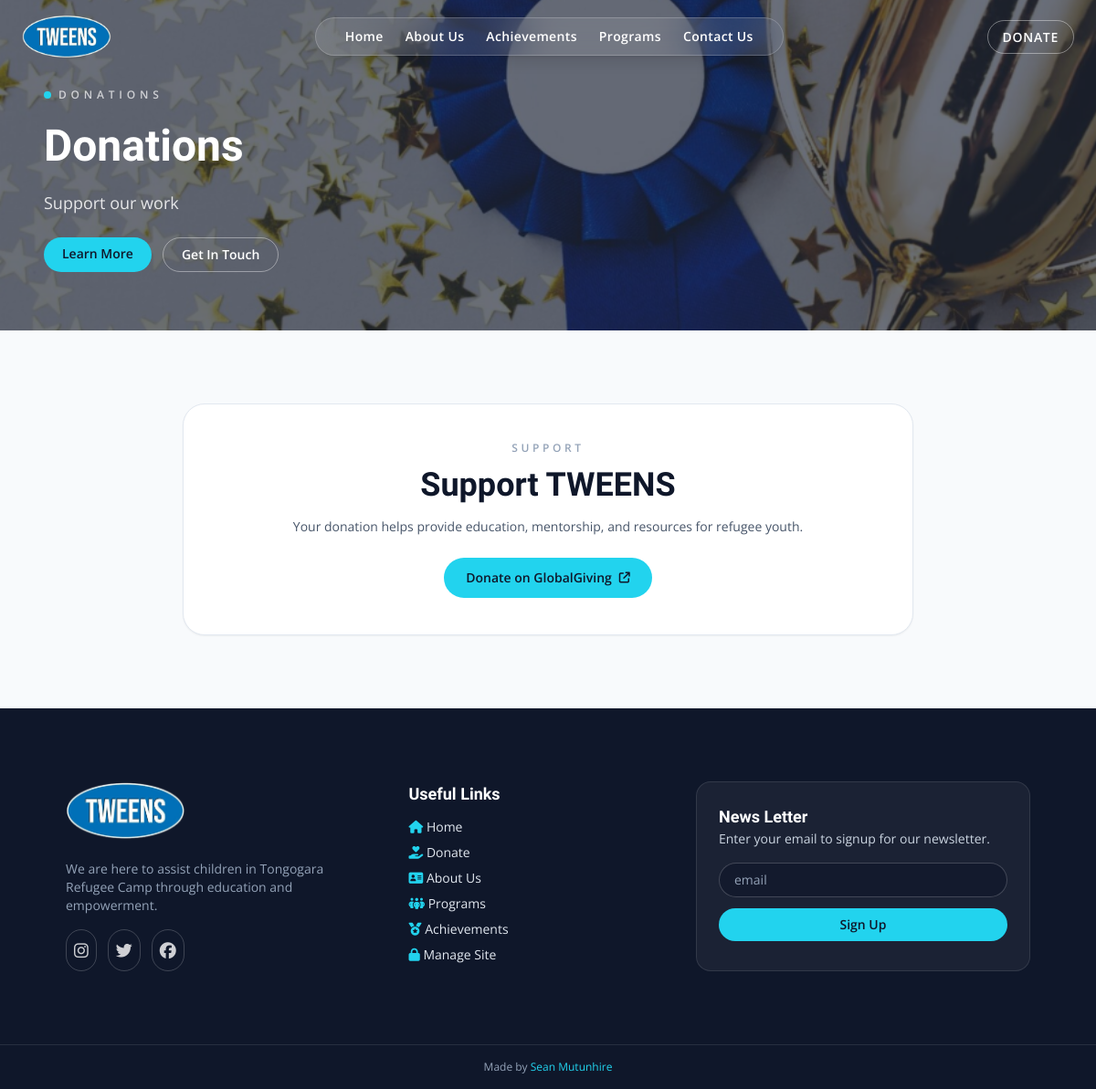
/donations, run on the app's committed database.
### flask_app/models.py (models this page shows)
class SiteContent(db.Model):
    __tablename__ = "site_content_table"
    __table_args__ = (
        UniqueConstraint("page", "section", "field", name="uq_site_content_key"),
    )
    id = db.Column(db.Integer, primary_key=True)
    page = db.Column(db.String(100), nullable=False)
    section = db.Column(db.String(100), nullable=False)
    field = db.Column(db.String(100), nullable=False)
    value = db.Column(db.Text, nullable=False)
    updated_at = db.Column(db.DateTime, nullable=False, default=datetime.utcnow, onupdate=datetime.utcnow)

### flask_app/app.py (the view)
@app.get("/donations")
def donations():
    return render_template("donations.html", page_content=get_page_content("donations"), file_js="")

### flask_app/app.py (called while the page is built)
def get_page_content(page: str) -> dict[str, dict[str, str]]:
    defaults = SITE_CONTENT_DEFAULTS.get(page, {})
    content = {section: dict(fields) for section, fields in defaults.items()}
    rows = SiteContent.query.filter_by(page=page).all()
    for row in rows:
        content.setdefault(row.section, {})[row.field] = row.value
    return content

@app.context_processor
def inject_global_site_content():
    global_content = get_page_content("global")
    return {
        "global_content": global_content.get("branding", {}),
        "footer_content": global_content.get("footer", {}),
        "current_endpoint": request.endpoint,
    }

### flask_app/templates/donations.html
{% set title = 'Donations' %}
{% set file_css = '' %}
{% set bg_image_url = page_content.hero.background_image %}
{% set topic = page_content.hero.topic %}
{% set caption = page_content.hero.caption %}
{% include 'components/hero.html' %}
<section class="mx-auto max-w-4xl px-6 py-16 md:px-8 md:py-20 lg:px-12">
    <div class="rounded-3xl border border-slate-200 bg-white p-10 text-center shadow-sm">
        <p class="text-xs font-semibold uppercase tracking-[0.3em] text-slate-400">Support</p>
        <h1 class="mt-3 text-4xl font-semibold text-slate-900">{{ page_content.overview.title }}</h1>
        <p class="mt-4 text-sm text-slate-600">{{ page_content.overview.body }}</p>
        <div class="mt-6">
            <a href="{{ global_content.get('donate_url', 'https://www.globalgiving.org/projects/transformative-education-for-refugees-in-zimbabwe/') }}" target="_blank" class="inline-flex items-center gap-2 rounded-full bg-brand-aqua px-6 py-3 text-sm font-semibold text-slate-900 transition hover:brightness-110">
                {{ page_content.overview.button }}
                <i class="fa-solid fa-arrow-up-right-from-square text-xs"></i>
            </a>
        </div>
    </div>
</section>
{% include 'components/footer.html' %}

### flask_app/templates/components/hero.html (shortened to what this page needs)
<!DOCTYPE html>
<html lang="en">
<head>
    <link rel="stylesheet" href="{{ url_for('static', filename='css/tailwind.css') }}">
    <link rel="stylesheet" href="https://cdnjs.cloudflare.com/ajax/libs/font-awesome/6.7.2/css/all.min.css" />
</head>
<body>
    <div class="nav-banner fixed inset-x-0 top-0 z-50 flex items-center justify-between px-6 py-4 transition-all duration-500">
        <div class="logo flex items-center gap-3">
            <a href="{{ url_for('home') }}" class="inline-flex items-center gap-3">
                <img src="{{ url_for('static', filename=global_content.get('logo_image', 'images/logo.png')) }}" alt="Logo" class="h-12 object-cover">
            </a>
        </div>
        <nav class="hidden md:flex md:items-center md:gap-6 md:rounded-full md:bg-white/10 md:backdrop-blur-xl md:px-8 md:py-2.5 md:border md:border-white/20 md:shadow-lg">
            <a href="{{ url_for('home') }}" class="text-sm font-semibold tracking-wide transition-colors {% if current_endpoint == 'home' %}text-brand-aqua{% else %}text-white hover:text-brand-aqua{% endif %}">Home</a>
            <a href="{{ url_for('about') }}" class="text-sm font-semibold tracking-wide transition-colors {% if current_endpoint == 'about' %}text-brand-aqua{% else %}text-white hover:text-brand-aqua{% endif %}">About Us</a>
            <a href="{{ url_for('achievements') }}" class="text-sm font-semibold tracking-wide transition-colors {% if current_endpoint == 'achievements' %}text-brand-aqua{% else %}text-white hover:text-brand-aqua{% endif %}">Achievements</a>
            <a href="{{ url_for('programs') }}" class="text-sm font-semibold tracking-wide transition-colors {% if current_endpoint == 'programs' %}text-brand-aqua{% else %}text-white hover:text-brand-aqua{% endif %}">Programs</a>
            <a href="{{ url_for('contact') }}" class="text-sm font-semibold tracking-wide transition-colors {% if current_endpoint == 'contact' %}text-brand-aqua{% else %}text-white hover:text-brand-aqua{% endif %}">Contact Us</a>
        </nav>
        <div class="hidden md:block">
            <a href="{{ global_content.get('donate_url', 'https://www.globalgiving.org/projects/transformative-education-for-refugees-in-zimbabwe/') }}" target="_blank" class="rounded-full border border-white/40 px-4 py-2 text-sm font-semibold uppercase tracking-wider text-white transition hover:border-white hover:bg-white/10">Donate</a>
        </div>
    </div>
    <header class="relative min-h-[60vh] bg-cover bg-center" style="background-image: url('{{ url_for('static', filename=bg_image_url) }}');">
        <div class="absolute inset-0" style="background-color: rgba(15, 23, 42, 0.62);"></div>
        <div class="relative z-10">
            <div class="mx-auto flex max-w-6xl flex-col gap-6 px-6 pb-16 pt-24 text-white">
                <div class="flex flex-wrap items-center gap-2 text-xs font-semibold uppercase tracking-[0.4em] text-white/70">
                    <span class="h-2 w-2 rounded-full bg-brand-aqua"></span>
                    {{ topic }}
                </div>
                <h1 class="text-4xl font-semibold leading-tight md:text-5xl">{{ topic }}</h1>
                <p class="max-w-2xl text-base text-white/85 md:text-lg">{{ caption }}</p>
                <div class="flex flex-wrap gap-3">
                    <a href="{{ url_for('about') }}" class="rounded-full bg-brand-aqua px-5 py-2 text-sm font-semibold text-slate-900 transition hover:brightness-110">Learn More</a>
                    <a href="{{ url_for('contact') }}" class="rounded-full border border-white/40 px-5 py-2 text-sm font-semibold text-white transition hover:border-white hover:bg-white/10">Get In Touch</a>
                </div>
            </div>
        </div>
    </header>

### flask_app/templates/components/footer.html (shortened to what this page needs)
<section class="bg-slate-900 text-slate-200">
    <div class="mx-auto grid max-w-6xl gap-10 px-6 py-14 md:px-8 md:py-16 lg:px-12 lg:py-20 md:grid-cols-[1.1fr_0.9fr_1.2fr]">
        <div class="space-y-4">
            <a href="{{ url_for('home') }}" class="inline-flex items-center gap-3">
                <img src="{{ url_for('static', filename=global_content.get('logo_image', 'images/logo.png')) }}" alt="logo" class="h-16 object-cover">
            </a>
            <p class="text-sm text-slate-400">{{ footer_content.get('tagline', 'Refugee-led education initiatives building brighter futures through mentorship, access, and community care.') }}</p>
            <div class="flex gap-3 text-lg">
                <a href="https://www.instagram.com/tweens_tongogara/" target="_blank" class="rounded-full border border-white/20 p-2 text-white/80 transition hover:border-brand-aqua hover:text-brand-aqua"><i class="fa-brands fa-instagram"></i></a>
                <a href="https://x.com/TongogaraTweens" target="_blank" class="rounded-full border border-white/20 p-2 text-white/80 transition hover:border-brand-aqua hover:text-brand-aqua"><i class="fa-brands fa-twitter"></i></a>
                <a href="https://www.facebook.com/tweens.tongo/" target="_blank" class="rounded-full border border-white/20 p-2 text-white/80 transition hover:border-brand-aqua hover:text-brand-aqua"><i class="fa-brands fa-facebook"></i></a>
            </div>
        </div>
        <div class="space-y-3">
            <h2 class="text-lg font-semibold text-white">Useful Links</h2>
            <div class="space-y-2 text-sm">
                <p><i class="fa-solid fa-house text-brand-aqua"></i> <a href="{{ url_for('home') }}">Home</a></p>
                <p><i class="fa-solid fa-hand-holding-heart text-brand-aqua"></i> <a href="{{ global_content.get('donate_url', 'https://www.globalgiving.org/projects/transformative-education-for-refugees-in-zimbabwe/') }}" target="_blank">Donate</a></p>
                <p><i class="fa-solid fa-address-card text-brand-aqua"></i> <a href="{{ url_for('about') }}">About Us</a></p>
                <p><i class="fa-solid fa-people-group text-brand-aqua"></i> <a href="{{ url_for('programs') }}">Programs</a></p>
                <p><i class="fa-solid fa-medal text-brand-aqua"></i> <a href="{{ url_for('achievements') }}">Achievements</a></p>
                <p><i class="fa-solid fa-lock text-brand-aqua"></i> <a href="{{ url_for('news_validate_page') }}">Manage Site</a></p>
            </div>
        </div>
        <div class="space-y-4 rounded-2xl border border-white/10 bg-white/5 p-6">
            <div>
                <h2 class="text-lg font-semibold text-white">{{ footer_content.get('newsletter_title', 'News Letter') }}</h2>
                <p class="text-sm text-slate-300">{{ footer_content.get('newsletter_caption', 'Enter your email to signup for our newsletter.') }}</p>
            </div>
            <form action="{{ url_for('newsletter_signup') }}" method="post" class="flex flex-col gap-3">
                <input type="email" placeholder="email" name="newsletter" required class="w-full rounded-full border border-white/20 bg-slate-900/60 px-4 py-2 text-sm text-white placeholder:text-slate-400 focus:border-brand-aqua focus:outline-none">
                <button type="submit" class="rounded-full bg-brand-aqua px-4 py-2 text-sm font-semibold text-slate-900 transition hover:brightness-110">Sign Up</button>
            </form>
        </div>
    </div>
    <div class="border-t border-white/10 py-4 text-center text-xs text-slate-400">
        <p>Made by <a href="https://seanmutunhire.site" target="_blank" class="text-brand-aqua transition hover:text-white">Sean Mutunhire</a></p>
    </div>
</section>
</body>
</html>

### data on the page
SiteContent: value (picture)
SiteContent: value (picture)
SiteContent: value "DONATIONS", value "Donations"
SiteContent: value "Support our work"
SiteContent: overview "Support TWEENS"
SiteContent: overview.body "Your donation helps provide education, mentorship, and resources for refugee youth."
SiteContent: overview.button "Donate on GlobalGiving"
SiteContent: get "We are here to assist children in Tongogara Refugee Camp through education and empowerment."
SiteContent: get "News Letter"
SiteContent: get "Enter your email to signup for our newsletter."
